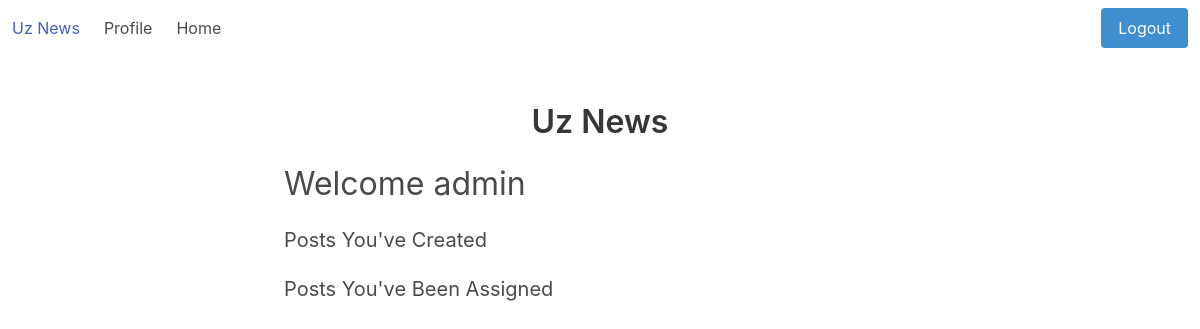
The app's page /profile/ (signed in), older data.
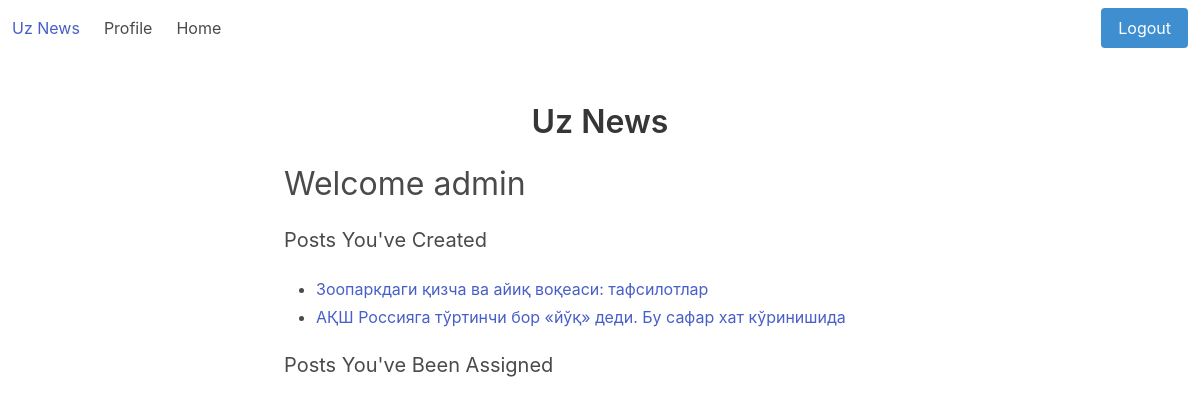
The same page, newer data.
### survey/models.py (models this page shows)
class Post(models.Model):
	title = models.CharField(max_length=250)
	image = models.ImageField(verbose_name="Maqola rasmi", upload_to='post_Images/')
	body = models.TextField()
	author = models.ForeignKey(User, on_delete=models.CASCADE, null=True)
	up = models.PositiveIntegerField(default=0)
	down = models.PositiveIntegerField(default=0)
	active = models.BooleanField(default=True)
	category = models.ForeignKey(Category, on_delete=models.PROTECT, null=True, related_name='categories')
	tag = models.ManyToManyField(Tag, related_name='tags')
	published = models.DateTimeField(auto_now_add=True)
	class Meta:
		ordering = ["-id"]

### survey/views.py (the view)
# urls.py: path('profile/', views.ProfileView.as_view(), name='profile'),
class ProfileView(LoginRequiredMixin, View):
    def get(self, request):
        surveys = Post.objects.filter(author=request.user).all()
        context = {
          'surveys': surveys,
        }
        return render(request, 'survey/profile.html', context)

### survey/context_pro.py (called while the page is built)
def view_all(request):
	context = {
		"categories":Category.objects.all(),
		"tags":Tag.objects.all(),
	}
	return context

### templates/survey/profile.html (shortened to what this page needs)
{% extends 'survey/base.html' %}
{% load widget_tweaks %}
{% block content %}
<section class="section">
  <div class="container">
    <h1 class="title has-text-centered">
      Uz News
    </h1>
    <div class="columns">
      <div class="column is-offset-2 is-8">
        <h2 class="subtitle is-size-3">
          Welcome {{ request.user.username }}
        </h2>
        <h3 class="subtitle">Posts You've Created</h3>
        <div class="content">
          <ul>
            {% for survey in surveys %}
            <li><a href="">{{ survey.title }}</a></li>
            {% endfor %}
          </ul>
        </div>
        <h3 class="subtitle">Posts You've Been Assigned</h3>
      </div>
    </div>
  </div>
</section>
{% endblock %}

Row changes from the older to the newer data that the page shows:
added Post: title "Зоопаркдаги қизча ва айиқ воқеаси: тафсилотлар"
added Post: title "АҚШ Россияга тўртинчи бор «йўқ» деди. Бу сафар хат кўринишида"
